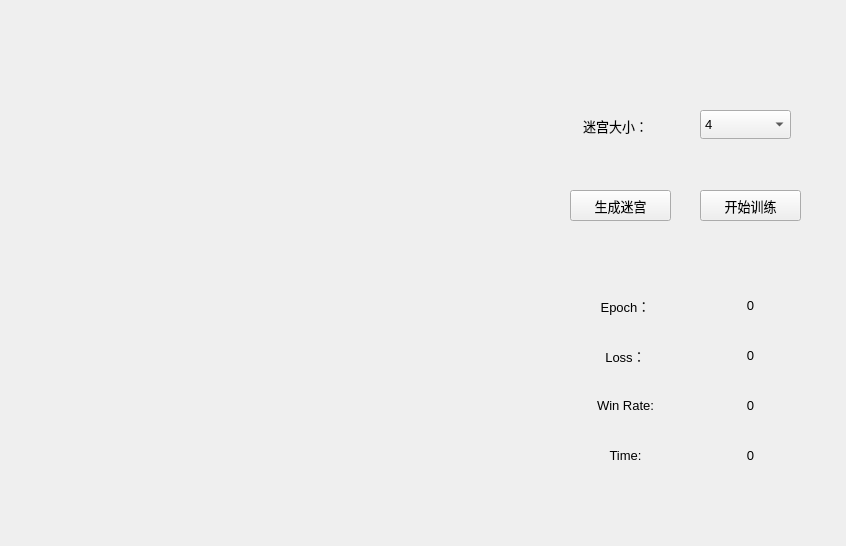
<?xml version="1.0" encoding="UTF-8"?>
<ui version="4.0">
 <class>main</class>
 <widget class="QWidget" name="main">
  <property name="geometry">
   <rect>
    <x>0</x>
    <y>0</y>
    <width>846</width>
    <height>546</height>
   </rect>
  </property>
  <property name="font">
   <font>
    <family>Microsoft YaHei UI</family>
    <pointsize>10</pointsize>
   </font>
  </property>
  <property name="windowTitle">
   <string>MazeSolver</string>
  </property>
  <widget class="QPushButton" name="pushButton_generateMaze">
   <property name="geometry">
    <rect>
     <x>570</x>
     <y>190</y>
     <width>101</width>
     <height>31</height>
    </rect>
   </property>
   <property name="font">
    <font>
     <family>Microsoft YaHei UI</family>
     <pointsize>10</pointsize>
    </font>
   </property>
   <property name="text">
    <string>生成迷宫</string>
   </property>
  </widget>
  <widget class="QLabel" name="label">
   <property name="geometry">
    <rect>
     <x>560</x>
     <y>110</y>
     <width>111</width>
     <height>31</height>
    </rect>
   </property>
   <property name="font">
    <font>
     <family>Microsoft YaHei UI</family>
     <pointsize>10</pointsize>
    </font>
   </property>
   <property name="text">
    <string>迷宫大小：</string>
   </property>
   <property name="alignment">
    <set>Qt::AlignCenter</set>
   </property>
  </widget>
  <widget class="QComboBox" name="comboBox_mazeSize">
   <property name="geometry">
    <rect>
     <x>700</x>
     <y>110</y>
     <width>91</width>
     <height>29</height>
    </rect>
   </property>
   <property name="font">
    <font>
     <family>Microsoft YaHei UI</family>
     <pointsize>10</pointsize>
    </font>
   </property>
   <property name="layoutDirection">
    <enum>Qt::LeftToRight</enum>
   </property>
   <property name="currentText">
    <string>4</string>
   </property>
   <property name="sizeAdjustPolicy">
    <enum>QComboBox::AdjustToMinimumContentsLength</enum>
   </property>
   <item>
    <property name="text">
     <string>4</string>
    </property>
   </item>
   <item>
    <property name="text">
     <string>5</string>
    </property>
   </item>
   <item>
    <property name="text">
     <string>6</string>
    </property>
   </item>
   <item>
    <property name="text">
     <string>7</string>
    </property>
   </item>
   <item>
    <property name="text">
     <string>8</string>
    </property>
   </item>
  </widget>
  <widget class="QPushButton" name="pushButton_solveMaze">
   <property name="geometry">
    <rect>
     <x>700</x>
     <y>190</y>
     <width>101</width>
     <height>31</height>
    </rect>
   </property>
   <property name="font">
    <font>
     <family>Microsoft YaHei UI</family>
     <pointsize>10</pointsize>
    </font>
   </property>
   <property name="text">
    <string>开始训练</string>
   </property>
  </widget>
  <widget class="QWidget" name="widget" native="true">
   <property name="geometry">
    <rect>
     <x>30</x>
     <y>30</y>
     <width>481</width>
     <height>481</height>
    </rect>
   </property>
  </widget>
  <widget class="QLabel" name="label_2">
   <property name="geometry">
    <rect>
     <x>580</x>
     <y>290</y>
     <width>91</width>
     <height>31</height>
    </rect>
   </property>
   <property name="text">
    <string>Epoch：</string>
   </property>
   <property name="alignment">
    <set>Qt::AlignCenter</set>
   </property>
  </widget>
  <widget class="QLabel" name="label_3">
   <property name="geometry">
    <rect>
     <x>580</x>
     <y>340</y>
     <width>91</width>
     <height>31</height>
    </rect>
   </property>
   <property name="text">
    <string>Loss：</string>
   </property>
   <property name="alignment">
    <set>Qt::AlignCenter</set>
   </property>
  </widget>
  <widget class="QLabel" name="label_4">
   <property name="geometry">
    <rect>
     <x>580</x>
     <y>390</y>
     <width>91</width>
     <height>31</height>
    </rect>
   </property>
   <property name="text">
    <string>Win Rate:</string>
   </property>
   <property name="alignment">
    <set>Qt::AlignCenter</set>
   </property>
  </widget>
  <widget class="QLabel" name="label_5">
   <property name="geometry">
    <rect>
     <x>580</x>
     <y>440</y>
     <width>91</width>
     <height>31</height>
    </rect>
   </property>
   <property name="text">
    <string>Time:</string>
   </property>
   <property name="alignment">
    <set>Qt::AlignCenter</set>
   </property>
  </widget>
  <widget class="QLabel" name="label_epoch">
   <property name="geometry">
    <rect>
     <x>700</x>
     <y>290</y>
     <width>101</width>
     <height>31</height>
    </rect>
   </property>
   <property name="text">
    <string>0</string>
   </property>
   <property name="alignment">
    <set>Qt::AlignCenter</set>
   </property>
  </widget>
  <widget class="QLabel" name="label_loss">
   <property name="geometry">
    <rect>
     <x>700</x>
     <y>340</y>
     <width>101</width>
     <height>31</height>
    </rect>
   </property>
   <property name="text">
    <string>0</string>
   </property>
   <property name="alignment">
    <set>Qt::AlignCenter</set>
   </property>
  </widget>
  <widget class="QLabel" name="label_winRate">
   <property name="geometry">
    <rect>
     <x>700</x>
     <y>390</y>
     <width>101</width>
     <height>31</height>
    </rect>
   </property>
   <property name="text">
    <string>0</string>
   </property>
   <property name="alignment">
    <set>Qt::AlignCenter</set>
   </property>
  </widget>
  <widget class="QLabel" name="label_time">
   <property name="geometry">
    <rect>
     <x>680</x>
     <y>440</y>
     <width>141</width>
     <height>31</height>
    </rect>
   </property>
   <property name="text">
    <string>0</string>
   </property>
   <property name="alignment">
    <set>Qt::AlignCenter</set>
   </property>
  </widget>
 </widget>
 <resources/>
 <connections/>
</ui>
